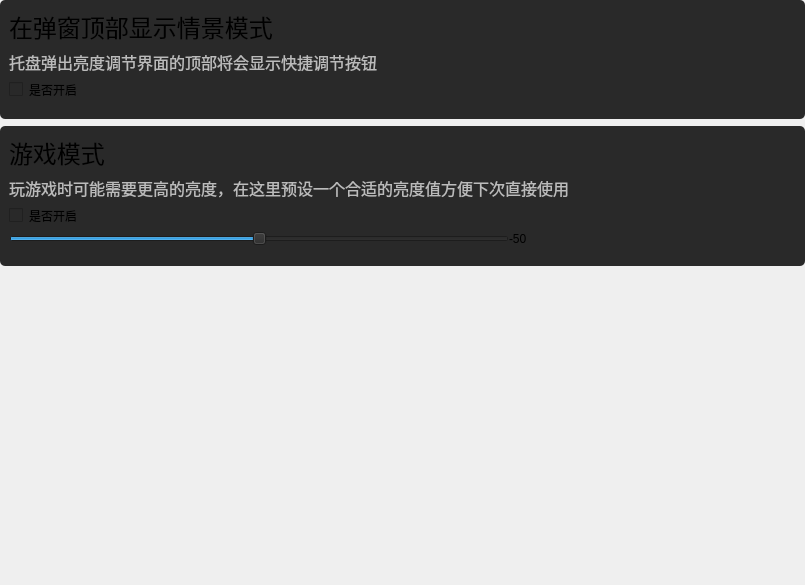
<?xml version="1.0" encoding="UTF-8"?>
<ui version="4.0">
 <class>SencePage</class>
 <widget class="QWidget" name="SencePage">
  <property name="geometry">
   <rect>
    <x>0</x>
    <y>0</y>
    <width>805</width>
    <height>585</height>
   </rect>
  </property>
  <property name="windowTitle">
   <string>SencePage</string>
  </property>
  <layout class="QVBoxLayout" name="verticalLayout">
   <property name="spacing">
    <number>7</number>
   </property>
   <property name="leftMargin">
    <number>0</number>
   </property>
   <property name="topMargin">
    <number>0</number>
   </property>
   <property name="rightMargin">
    <number>0</number>
   </property>
   <property name="bottomMargin">
    <number>0</number>
   </property>
   <item>
    <widget class="QWidget" name="block_4" native="true">
     <property name="maximumSize">
      <size>
       <width>16777215</width>
       <height>187</height>
      </size>
     </property>
     <property name="styleSheet">
      <string notr="true">background-color: rgb(41, 41, 41);
border-radius:5px;</string>
     </property>
     <layout class="QVBoxLayout" name="verticalLayout_2">
      <property name="bottomMargin">
       <number>20</number>
      </property>
      <item>
       <widget class="QLabel" name="label_13">
        <property name="minimumSize">
         <size>
          <width>0</width>
          <height>20</height>
         </size>
        </property>
        <property name="maximumSize">
         <size>
          <width>16777215</width>
          <height>39</height>
         </size>
        </property>
        <property name="text">
         <string>&lt;html&gt;&lt;head/&gt;&lt;body&gt;&lt;p&gt;&lt;span style=&quot; font-size:18pt;&quot;&gt;在弹窗顶部显示情景模式&lt;/span&gt;&lt;/p&gt;&lt;/body&gt;&lt;/html&gt;</string>
        </property>
       </widget>
      </item>
      <item>
       <widget class="QLabel" name="label_14">
        <property name="sizePolicy">
         <sizepolicy hsizetype="Preferred" vsizetype="Preferred">
          <horstretch>0</horstretch>
          <verstretch>0</verstretch>
         </sizepolicy>
        </property>
        <property name="minimumSize">
         <size>
          <width>0</width>
          <height>0</height>
         </size>
        </property>
        <property name="maximumSize">
         <size>
          <width>1000</width>
          <height>1000</height>
         </size>
        </property>
        <property name="styleSheet">
         <string notr="true">color:rgb(187,187,187);
font-size:16px;</string>
        </property>
        <property name="text">
         <string>托盘弹出亮度调节界面的顶部将会显示快捷调节按钮</string>
        </property>
        <property name="wordWrap">
         <bool>true</bool>
        </property>
       </widget>
      </item>
      <item>
       <widget class="QCheckBox" name="checkBox">
        <property name="text">
         <string>是否开启</string>
        </property>
       </widget>
      </item>
     </layout>
    </widget>
   </item>
   <item>
    <widget class="QWidget" name="block_5" native="true">
     <property name="maximumSize">
      <size>
       <width>16777215</width>
       <height>187</height>
      </size>
     </property>
     <property name="styleSheet">
      <string notr="true">background-color: rgb(41, 41, 41);
border-radius:5px;</string>
     </property>
     <layout class="QVBoxLayout" name="verticalLayout_3">
      <property name="bottomMargin">
       <number>20</number>
      </property>
      <item>
       <widget class="QLabel" name="label_15">
        <property name="minimumSize">
         <size>
          <width>0</width>
          <height>20</height>
         </size>
        </property>
        <property name="maximumSize">
         <size>
          <width>16777215</width>
          <height>39</height>
         </size>
        </property>
        <property name="text">
         <string>&lt;html&gt;&lt;head/&gt;&lt;body&gt;&lt;p&gt;&lt;span style=&quot; font-size:18pt;&quot;&gt;游戏模式&lt;/span&gt;&lt;/p&gt;&lt;/body&gt;&lt;/html&gt;</string>
        </property>
       </widget>
      </item>
      <item>
       <widget class="QLabel" name="label_16">
        <property name="sizePolicy">
         <sizepolicy hsizetype="Preferred" vsizetype="Preferred">
          <horstretch>0</horstretch>
          <verstretch>0</verstretch>
         </sizepolicy>
        </property>
        <property name="minimumSize">
         <size>
          <width>0</width>
          <height>0</height>
         </size>
        </property>
        <property name="maximumSize">
         <size>
          <width>1000</width>
          <height>1000</height>
         </size>
        </property>
        <property name="styleSheet">
         <string notr="true">color:rgb(187,187,187);
font-size:16px;</string>
        </property>
        <property name="text">
         <string>玩游戏时可能需要更高的亮度，在这里预设一个合适的亮度值方便下次直接使用</string>
        </property>
        <property name="wordWrap">
         <bool>true</bool>
        </property>
       </widget>
      </item>
      <item>
       <widget class="QCheckBox" name="checkBox_2">
        <property name="sizePolicy">
         <sizepolicy hsizetype="Fixed" vsizetype="Preferred">
          <horstretch>0</horstretch>
          <verstretch>0</verstretch>
         </sizepolicy>
        </property>
        <property name="text">
         <string>是否开启</string>
        </property>
       </widget>
      </item>
      <item>
       <widget class="QWidget" name="widget_19" native="true">
        <property name="styleSheet">
         <string notr="true"/>
        </property>
        <layout class="QHBoxLayout" name="horizontalLayout_10">
         <property name="spacing">
          <number>0</number>
         </property>
         <property name="leftMargin">
          <number>0</number>
         </property>
         <property name="topMargin">
          <number>0</number>
         </property>
         <property name="rightMargin">
          <number>0</number>
         </property>
         <property name="bottomMargin">
          <number>0</number>
         </property>
         <item>
          <widget class="QSlider" name="min_bar">
           <property name="sizePolicy">
            <sizepolicy hsizetype="Expanding" vsizetype="Preferred">
             <horstretch>0</horstretch>
             <verstretch>0</verstretch>
            </sizepolicy>
           </property>
           <property name="minimumSize">
            <size>
             <width>200</width>
             <height>0</height>
            </size>
           </property>
           <property name="maximumSize">
            <size>
             <width>500</width>
             <height>16777215</height>
            </size>
           </property>
           <property name="minimum">
            <number>-100</number>
           </property>
           <property name="maximum">
            <number>0</number>
           </property>
           <property name="value">
            <number>-50</number>
           </property>
           <property name="orientation">
            <enum>Qt::Horizontal</enum>
           </property>
          </widget>
         </item>
         <item>
          <widget class="QLabel" name="min_val">
           <property name="text">
            <string>-50</string>
           </property>
          </widget>
         </item>
        </layout>
       </widget>
      </item>
     </layout>
    </widget>
   </item>
   <item>
    <spacer name="verticalSpacer">
     <property name="orientation">
      <enum>Qt::Vertical</enum>
     </property>
     <property name="sizeHint" stdset="0">
      <size>
       <width>20</width>
       <height>40</height>
      </size>
     </property>
    </spacer>
   </item>
  </layout>
 </widget>
 <resources/>
 <connections/>
</ui>
